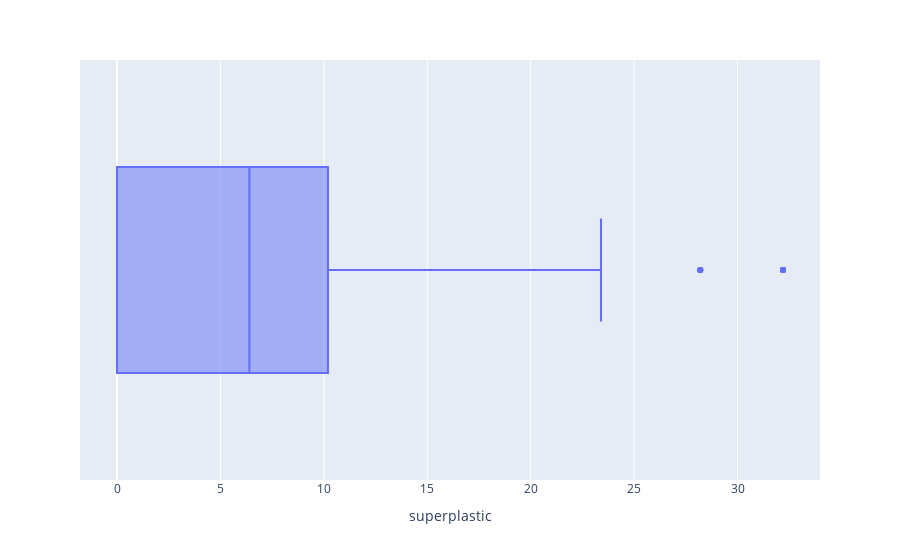

The cell this chart's notebook holds for it:
### Code cell
fig = px.box(cement, x="superplastic")
fig.show()

### Figure 1 — Plotly figure (JSON) as saved in the notebook; plotly's stock layout.template omitted (floating-point values rounded to 4 significant figures; data arrays with more than 128 entries replaced by an {"elided": "..."} marker saying what was removed)
{"data": [{"alignmentgroup": "True", "hovertemplate": "superplastic=%{x}<extra></extra>", "legendgroup": "", "marker": {"color": "#636efa"}, "name": "", "notched": false, "offsetgroup": "", "orientation": "h", "showlegend": false, "type": "box", "x": {"elided": "1030 float values"}, "x0": " ", "xaxis": "x", "y0": " ", "yaxis": "y"}], "layout": {"boxmode": "group", "legend": {"tracegroupgap": 0}, "margin": {"t": 60}, "xaxis": {"anchor": "y", "domain": [0, 1], "title": {"text": "superplastic"}}, "yaxis": {"anchor": "x", "domain": [0, 1]}}}
